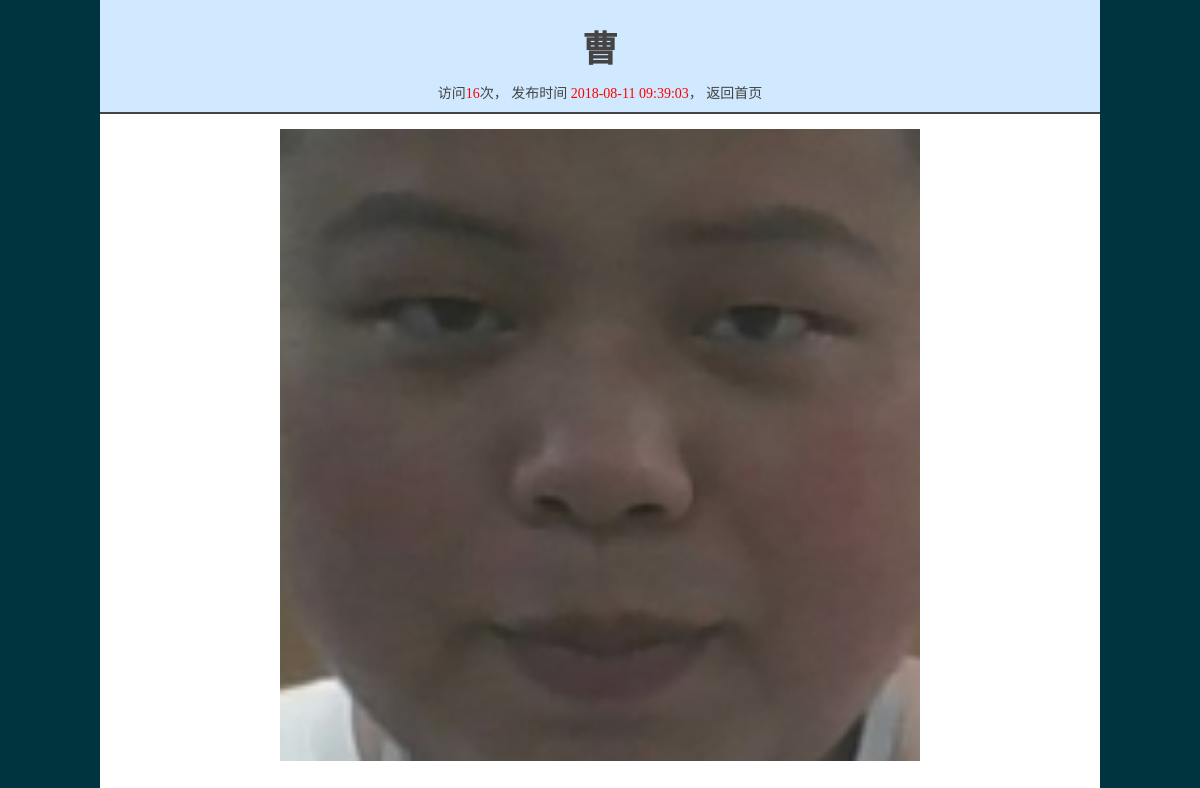
Screenshot of /xiangmu/detail.php?id=152 (signed in) with the database file from the repository.
### tables this page shows
CREATE TABLE `photos` (
  `id` int(11) NOT NULL,
  `title` varchar(30) DEFAULT NULL,
  `imgsrc` varchar(100) DEFAULT NULL,
  `intro` text,
  `hits` int(11) NOT NULL DEFAULT '0',
  `addate` int(10) DEFAULT NULL
);

### xiangmu/detail.php (the view, shortened to what this page needs)
<?php
require_once("./conn.php");
$id = $_GET['id'];
$sql = "UPDATE photos SET hits=hits+1 WHERE id=$id";
mysqli_query($link,$sql);
$sql = "SELECT * FROM photos WHERE id=$id";
$result = mysqli_query($link, $sql);
$arr = mysqli_fetch_assoc($result);
?>
<!DOCTYPE html>
<html>
<head>
</head>
<body>
<div class="box">
<div class="title">
	<h2><?php echo $arr['title']?></h2>
	访问<font color=red><?php echo $arr['hits']?></font>次，
	发布时间 <font color=red><?php echo date("Y-m-d H:i:s",$arr['addate'])?></font>，
	<a href="./index.php">返回首页</a>
</div>
<div class="detail">
	<div class="photo"><img align="center" src="<?php echo $arr['imgsrc']?>"></div>
</div>
</div>
</body>
</html>

### xiangmu/detail.php (style rules this page uses)
body,ul,li,h2,a { margin:0px;padding:0px }
body { font-size:14px;color:#444;background-color:#00343f; }
a { text-decoration:none;color:#444; }
.box { width:1000px;margin:0px auto;background-color:white; }
.title { text-align:center; padding: 10px 0px; border-bottom: 2px solid #444; background-color:#d0e9ff; }
.title h2 { font-size:36px;padding:10px; }
.detail { padding:15px 100px; }
.detail div { text-align:center; }
.detail img { width:640px; }

### rows the page displays
photos: title "曹", hits "16", addate "2018-08-11 09:39:03", imgsrc (picture)
